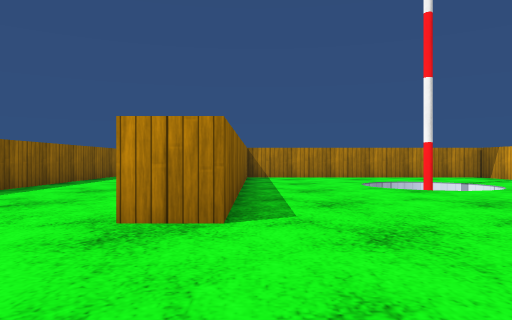
[1] (above)

24 first-person views from a walk through a 3-D level made in the Unity game engine. The camera is 0.59 m above the floor, looks level and sees 70° across. The floor is counted in squares, 1 m on a side. Each view is taken from the middle of a square. On the plan, view 1 faces up. The plan holds only what a view shows up to about 10 squares ahead; the rest is blank. The place goes on beyond the plan. Surface patterns are stand-ins for the level's own textures.

[2]
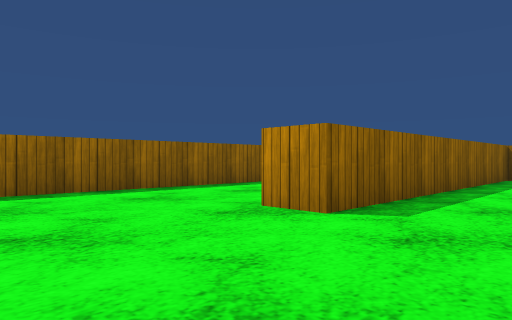

[3]
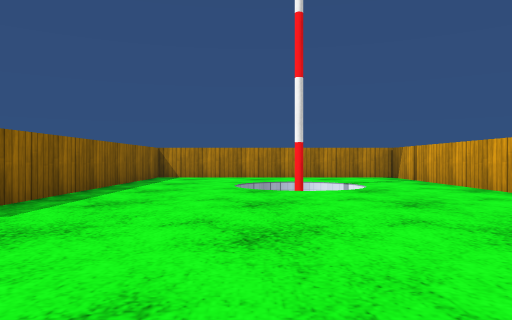

[4]
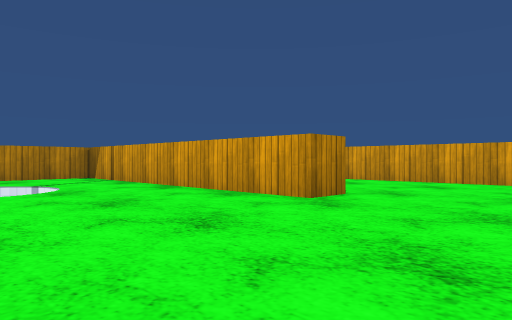

[5]
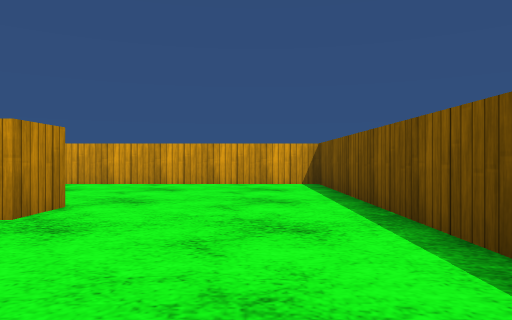

[6]
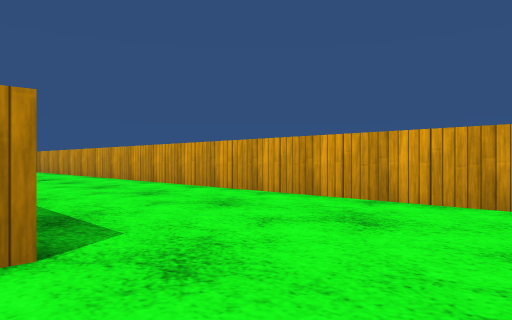

[7]
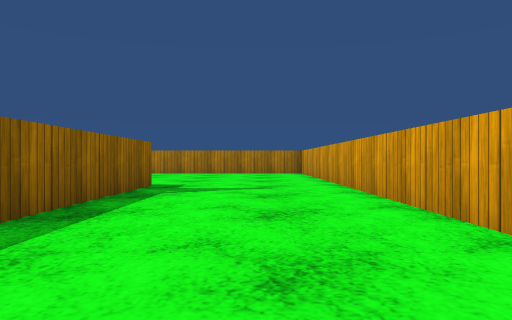

[8]
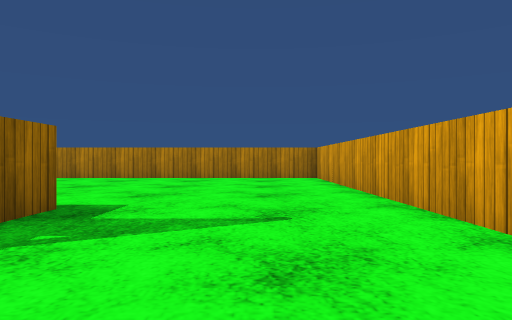

[9]
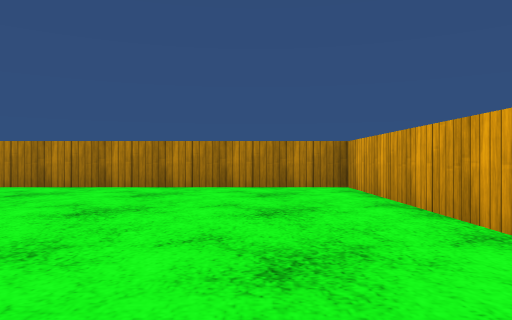

[10]
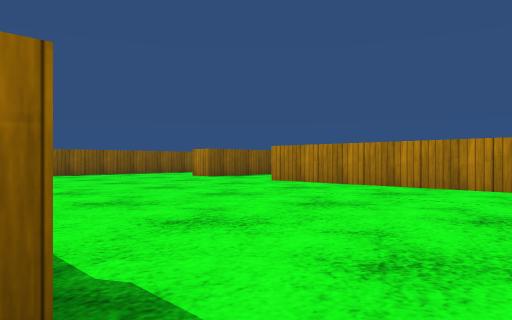

[11]
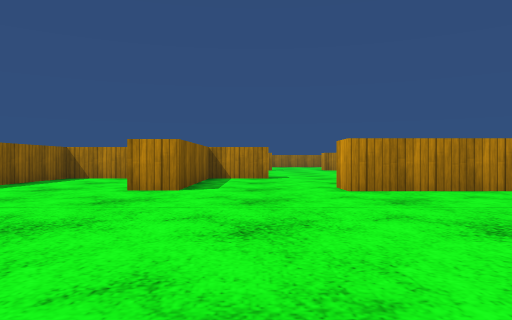

[12]
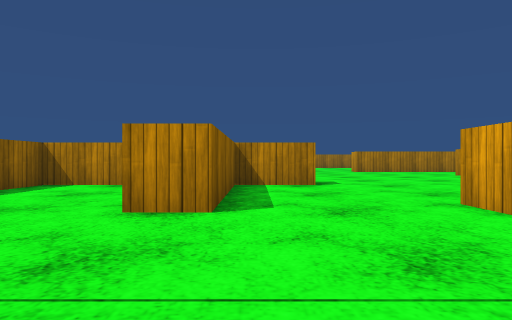

[13]
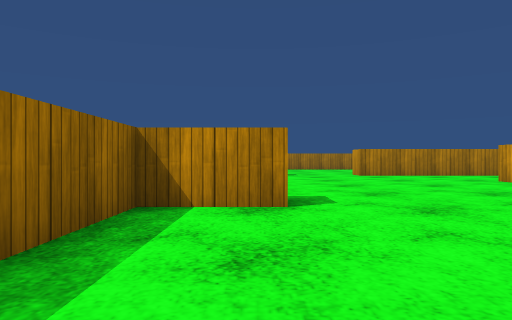

[14]
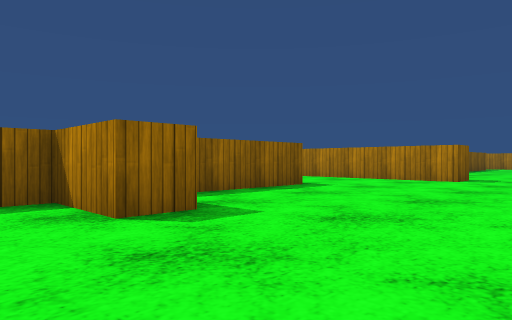

[15]
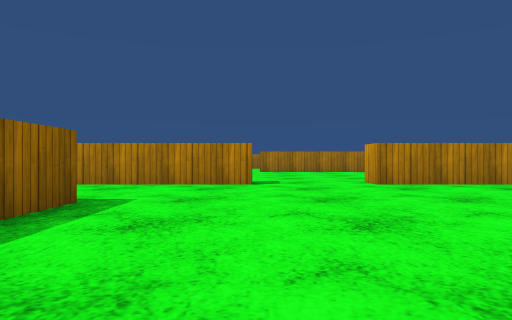

[16]
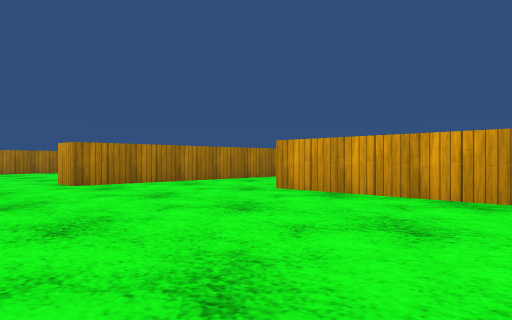

[17]
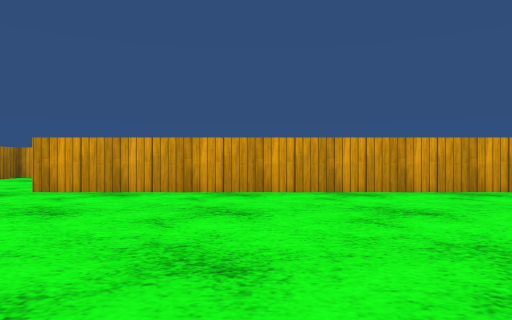

[18]
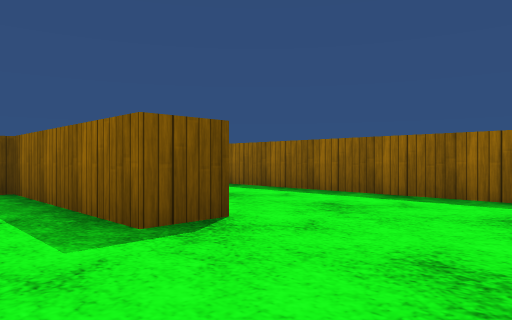

[19]
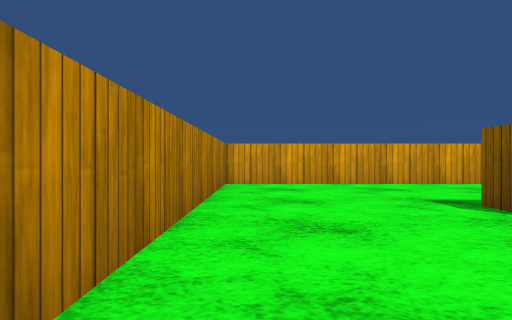

[20]
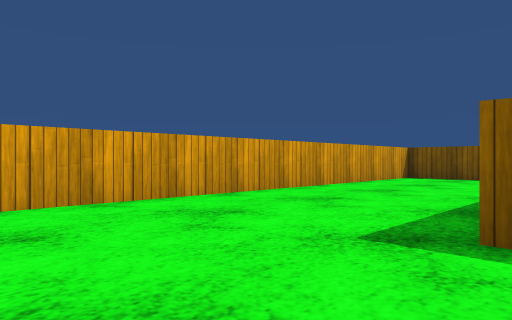

[21]
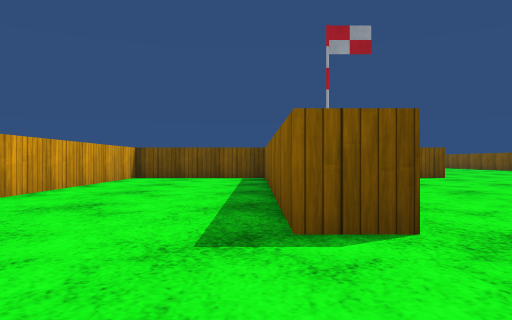

[22]
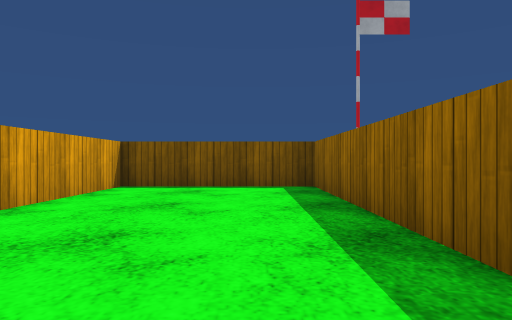

[23]
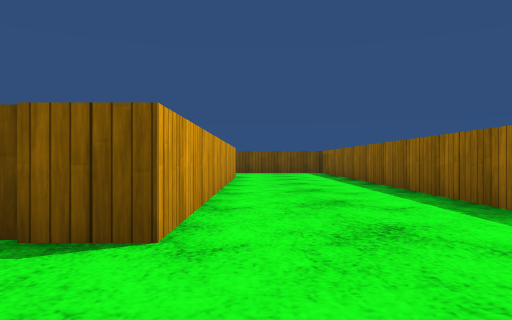

[24]
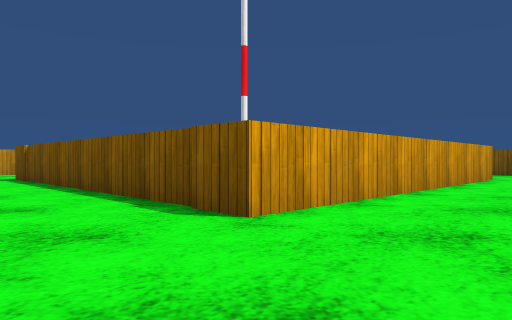

### Floor plan
Points are (right, up) in squares from view 1. A wall is a line through its corners. A room is listed if a view was taken in it or the views show most of it. See-through windows are left out.
Room 1 (views 1, 2, 3, 4, 5, 6, 7, 8, 9, 10, 11, 12, 23, 24)
walls: (-0.3, 11.9) (-0.3, 3.4) (-1.4, 3.4); (8.6, 13.5) (8.6, 8.4); (-1.3, 4.6) (-1.3, 13.4) (7.5, 13.4); (8.6, 3.4) (7.7, 3.4) (7.7, 10); (-5, 11.8) (-5, 1.1); (-0.5, 21.1) (-1.5, 21.1); (6.1, -0.5) (13, -0.6) (13, 20.9) (2.7, 20.9); (-3.1, 25.6) (-5, 25.6) (-5, 22.5)
ways out: opening at (1, 21.3) to room 2
Room 2 (views 13, 14, 15, 16, 17, 18, 19, 20, 21, 22)
walls: (1.4, 26.6) (1.4, 25.6) (-0.5, 25.6) (-0.5, 21.1); (-1.5, 31.1) (-0.5, 31.1) (-0.5, 26.6); (1.9, 35.6) (1.9, 34.7) (-2.4, 34.7); (7.7, 22.2) (7.7, 31.1) (8.6, 31.1) (8.6, 21.9) (13, 21.9) (13, 34.7) (4.9, 34.7) (4.9, 35.8); (2.7, 20.9) (2.7, 22); (-5, 33) (-5, 27)
ways out: opening at (1, 21.3) to room 1

Positions as (right, up) in squares from view 1, and headings:
1: (0, 0), facing up
2: (2, 0), facing up-left
3: (3, 0), facing up
4: (3, 0), facing up-right
5: (4, 1), facing right
6: (8, 1), facing up-right
7: (11, 5), facing up
8: (11, 9), facing up
9: (11, 13), facing up
10: (10, 13), facing up-left
11: (1, 14), facing up
12: (0, 17), facing up
13: (1, 21), facing up
14: (5, 24), facing up-left
15: (2, 26), facing up
16: (2, 26), facing up-right
17: (1, 27), facing right
18: (1, 34), facing down-left
19: (4, 34), facing right
20: (8, 34), facing down-right
21: (9, 34), facing down
22: (10, 30), facing down
23: (-2, 16), facing down
24: (-4, 16), facing down-right
